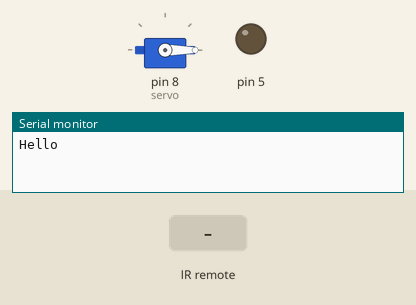
Bench run of a sketch on a simulated Arduino Uno, built with avr-gcc and run on an emulated ATmega328P. Parts: servo, output pins drawn as LEDs (lit = HIGH), the last lines printed to the serial monitor. The inputs (shaded band) are chosen by the test bench.

Above: at 1.2 s.
1.3 s: infrared code 0x2CA7FC6A received
At 1.45 s:
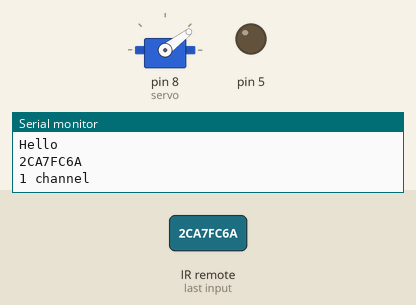
At 3.0 s:
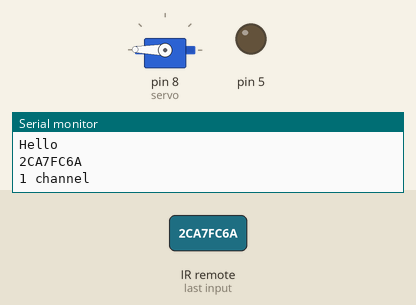
3.4 s: infrared code 0x9FA1CDC3 received
At 3.55 s:
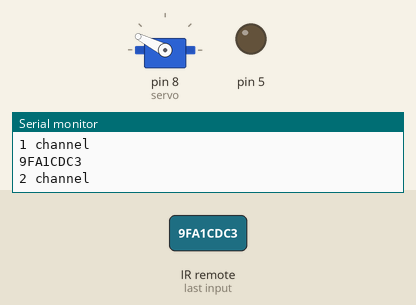
Timing chart, 0 to 6.4 s (numbered marks = the images above; inputs shaded):
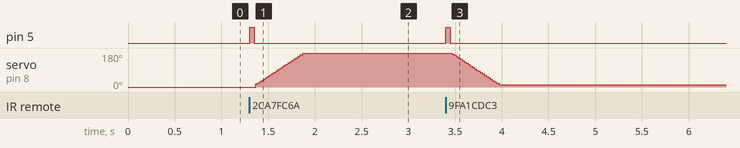

Measured:
- after the input at 1.3 s, pin 5: LOW → HIGH at once, → LOW 0.05 s later; servo on pin 8 (servo): moves from 0° to 179° over 0.50 s, starting after 0.07 s
- after the input at 3.4 s, pin 5: LOW → HIGH at once, → LOW 0.05 s later; servo on pin 8 (servo): moves from 179° to 11° over 0.50 s, starting after 0.07 s

The sketch:

ir_test.ino
```cpp
#include <IRremote.h>
#include <Servo.h>

const int RECV_PIN = 7;
IRrecv irrecv(RECV_PIN);
decode_results results;

Servo servo;

void setup()
{
  Serial.begin(9600);
  irrecv.enableIRIn();
  irrecv.blink13(true);

  pinMode(5, OUTPUT);
  Serial.println("Hello");

  servo.attach(8);
  servo.write(0);
}

void loop()
{
  if (irrecv.decode(&results))
  {
    Serial.println(results.value, HEX);
    irrecv.resume();

    if(results.value == 0x2CA7FC6A) // 1ch
    {
      digitalWrite(5, HIGH);
      delay(50);
      digitalWrite(5, LOW);

      Serial.println("1 channel");

      for (int angle = 10; angle < 180; angle++)
      {
        servo.write(angle);
        delay(3);
      }
    }

    if(results.value == 0x9FA1CDC3) // 2ch
    {
      digitalWrite(5, HIGH);
      delay(50);
      digitalWrite(5, LOW);

      Serial.println("2 channel");

      for (int angle = 180; angle > 10; angle--)
      {
        servo.write(angle);
        delay(3);
      }
    }
  }
}
```
